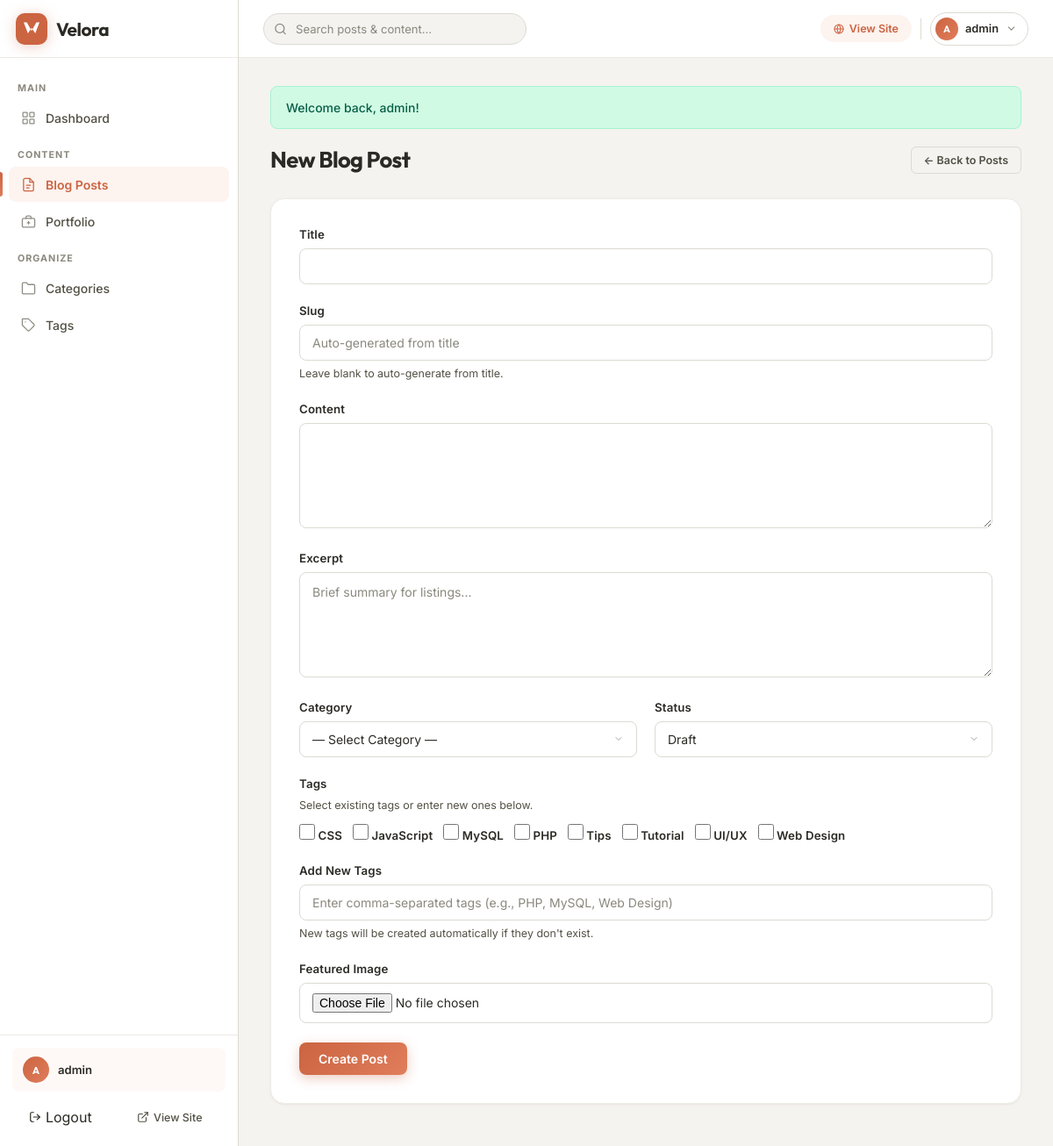
The page /admin/posts/create.php (signed in) on the database its author committed.
### tables this page shows
CREATE TABLE IF NOT EXISTS `users` (
    `id` INT UNSIGNED AUTO_INCREMENT PRIMARY KEY,
    `username` VARCHAR(50) NOT NULL UNIQUE,
    `password` VARCHAR(255) NOT NULL,
    `email` VARCHAR(100) NOT NULL UNIQUE,
    `created_at` DATETIME NOT NULL DEFAULT CURRENT_TIMESTAMP
);

CREATE TABLE IF NOT EXISTS `tags` (
    `id` INT UNSIGNED AUTO_INCREMENT PRIMARY KEY,
    `name` VARCHAR(100) NOT NULL,
    `slug` VARCHAR(120) NOT NULL UNIQUE
);

### includes/functions.php (called while the page is built, shortened)
<?php
function sanitize($str) {
    return htmlspecialchars($str, ENT_QUOTES, 'UTF-8');
}
function isLoggedIn() {
    return isset($_SESSION['user_id']);
}
function getCurrentUser($conn) {
    $stmt = mysqli_prepare($conn, "SELECT id, username, email FROM users WHERE id = ?");
    mysqli_stmt_bind_param($stmt, 'i', $_SESSION['user_id']);
    mysqli_stmt_execute($stmt);
    $result = mysqli_stmt_get_result($stmt);
    $user = mysqli_fetch_assoc($result);
    return $user;
}
function getFlash() {
    if (isset($_SESSION['flash'])) {
        $flash = $_SESSION['flash'];
        return $flash;
    }
    return null;
}

### admin/posts/create.php (the view, shortened to what this page needs)
<?php
require_once __DIR__ . '/../includes/header.php';
$allTags = mysqli_query($conn, "SELECT * FROM tags ORDER BY name");
?>
<div class="admin-topbar">
    <h1>New Blog Post</h1>
    <a href="<?= ADMIN_URL ?>/posts/" class="btn btn-outline btn-sm">← Back to Posts</a>
</div>
<div class="admin-form-wrap">
<form method="POST" enctype="multipart/form-data">
    <div class="form-group">
        <label for="title">Title</label>
        <input type="text" id="title" name="title" value="<?= sanitize($_POST['title'] ?? '') ?>" required>
    </div>
    <div class="form-group">
        <label for="slug">Slug</label>
        <input type="text" id="slug" name="slug" value="<?= sanitize($_POST['slug'] ?? '') ?>" placeholder="Auto-generated from title">
        <p class="help-text">Leave blank to auto-generate from title.</p>
    </div>
    <div class="form-group">
        <label for="content">Content</label>
        <textarea id="content" name="content" class="rich-editor"><?= $_POST['content'] ?? '' ?></textarea>
    </div>
    <div class="form-group">
        <label for="excerpt">Excerpt</label>
        <textarea id="excerpt" name="excerpt" rows="3" placeholder="Brief summary for listings..."><?= sanitize($_POST['excerpt'] ?? '') ?></textarea>
    </div>
    <div class="form-row">
        <div class="form-group">
            <label for="category_id">Category</label>
            <select id="category_id" name="category_id">
                <option value="">— Select Category —</option>
            </select>
        </div>
        <div class="form-group">
            <label for="status">Status</label>
            <select id="status" name="status">
                <option value="draft" <?= (($_POST['status'] ?? '') === 'draft') ? 'selected' : '' ?>>Draft</option>
            </select>
        </div>
    </div>
    <div class="form-group">
        <label for="tags">Tags</label>
        <p class="help-text" style="margin-bottom:12px">Select existing tags or enter new ones below.</p>
        <div style="display:flex;flex-wrap:wrap;gap:12px;margin-bottom:16px">
        <?php mysqli_data_seek($allTags, 0); while ($tag = mysqli_fetch_assoc($allTags)): ?>
            <label class="form-check">
                <input type="checkbox" name="tags[]" value="<?= $tag['id'] ?>" <?= in_array($tag['id'], $_POST['tags'] ?? []) ? 'checked' : '' ?>>
                <?= sanitize($tag['name']) ?>
            </label>
        <?php endwhile; ?>
        </div>
        <label for="custom_tags">Add New Tags</label>
        <input type="text" id="custom_tags" name="custom_tags" value="<?= sanitize($_POST['custom_tags'] ?? '') ?>" placeholder="Enter comma-separated tags (e.g., PHP, MySQL, Web Design)">
        <p class="help-text">New tags will be created automatically if they don't exist.</p>
    </div>
    <div class="form-group">
        <label for="featured_image">Featured Image</label>
        <input type="file" id="featured_image" name="featured_image" class="img-input" data-preview="img-preview" accept="image/*">
    </div>
    <button type="submit" class="btn btn-primary">Create Post</button>
</form>
</div>
<?php require_once __DIR__ . '/../includes/footer.php'; ?>

### admin/includes/header.php (shortened to what this page needs)
<?php require_once __DIR__ . '/auth_check.php'; $currentUser = getCurrentUser($conn); ?>
<!DOCTYPE html>
<html lang="en">
<head>
    <link rel="stylesheet" href="<?= SITE_URL ?>/public/css/admin.css">
</head>
<body class="admin-body">
<aside class="admin-sidebar" id="adminSidebar">
    <div class="sidebar-brand">
        <a href="<?= ADMIN_URL ?>/index.php" class="brand-link">
            <div class="brand-logo">
            </div>
            <span class="brand-name">Velora</span>
        </a>
    </div>
    <nav class="sidebar-nav">
        <div class="sidebar-section">Main</div>
        <a href="<?= ADMIN_URL ?>/index.php" class="<?= basename($_SERVER['PHP_SELF']) === 'index.php' && strpos($_SERVER['PHP_SELF'], '/admin/posts/') === false && strpos($_SERVER['PHP_SELF'], '/admin/portfolio/') === false ? 'active' : '' ?>">
            <span class="nav-icon">
                <svg viewBox="0 0 24 24"><rect x="3" y="3" width="7" height="7" rx="1"/><rect x="14" y="3" width="7" height="7" rx="1"/><rect x="3" y="14" width="7" height="7" rx="1"/><rect x="14" y="14" width="7" height="7" rx="1"/></svg>
            </span>
            Dashboard
        </a>
        <div class="sidebar-section">Content</div>
        <a href="<?= ADMIN_URL ?>/posts/" class="<?= strpos($_SERVER['PHP_SELF'], '/admin/posts/') !== false ? 'active' : '' ?>">
            <span class="nav-icon">
                <svg viewBox="0 0 24 24"><path d="M14 2H6a2 2 0 00-2 2v16a2 2 0 002 2h12a2 2 0 002-2V8L14 2z"/><polyline points="14 2 14 8 20 8"/><line x1="9" y1="13" x2="15" y2="13"/><line x1="9" y1="17" x2="13" y2="17"/></svg>
            </span>
            Blog Posts
        </a>
        <a href="<?= ADMIN_URL ?>/portfolio/" class="<?= strpos($_SERVER['PHP_SELF'], '/admin/portfolio/') !== false ? 'active' : '' ?>">
            <span class="nav-icon">
                <svg viewBox="0 0 24 24"><rect x="2" y="7" width="20" height="14" rx="2"/><path d="M16 7V5a2 2 0 00-2-2h-4a2 2 0 00-2 2v2"/><line x1="12" y1="12" x2="12" y2="16"/><line x1="10" y1="14" x2="14" y2="14"/></svg>
            </span>
            Portfolio
        </a>
        <div class="sidebar-section">Organize</div>
        <a href="<?= ADMIN_URL ?>/categories.php" class="<?= basename($_SERVER['PHP_SELF']) === 'categories.php' ? 'active' : '' ?>">
            <span class="nav-icon">
                <svg viewBox="0 0 24 24"><path d="M22 19a2 2 0 01-2 2H4a2 2 0 01-2-2V5a2 2 0 012-2h5l2 3h9a2 2 0 012 2z"/></svg>
            </span>
            Categories
        </a>
        <a href="<?= ADMIN_URL ?>/tags.php" class="<?= basename($_SERVER['PHP_SELF']) === 'tags.php' ? 'active' : '' ?>">
            <span class="nav-icon">
                <svg viewBox="0 0 24 24"><path d="M20.59 13.41l-7.17 7.17a2 2 0 01-2.83 0L2 12V2h10l8.59 8.59a2 2 0 010 2.82z"/><line x1="7" y1="7" x2="7.01" y2="7"/></svg>
            </span>
            Tags
        </a>
    </nav>
    <div class="sidebar-footer">
        <div class="sidebar-user">
            <div class="sidebar-avatar"><?= strtoupper(substr($currentUser['username'] ?? 'A', 0, 1)) ?></div>
            <span class="sidebar-username"><?= sanitize($currentUser['username'] ?? 'Admin') ?></span>
        </div>
        <div class="sidebar-footer-links">
            <form method="POST" action="<?= ADMIN_URL ?>/logout.php" style="flex: 1; display: flex; margin: 0; padding: 0;">
                <button type="submit" class="logout-link" title="Logout" style="flex: 1; border: none; background: transparent; font-family: inherit; font-size: inherit; color: inherit; display: flex; align-items: center; justify-content: center; gap: 5px; cursor: pointer; padding: 8px; border-radius: var(--v-radius-sm); border: 1px solid transparent; transition: all var(--v-transition);">
                    <svg viewBox="0 0 24 24"><path d="M9 21H5a2 2 0 00-2-2V5a2 2 0 012-2h4"/><polyline points="16 17 21 12 16 7"/><line x1="21" y1="12" x2="9" y2="12"/></svg>
                    Logout
                </button>
            </form>
            <a href="<?= SITE_URL ?>/" target="_blank" title="View Site">
                <svg viewBox="0 0 24 24"><path d="M18 13v6a2 2 0 01-2 2H5a2 2 0 01-2-2V8a2 2 0 012-2h6"/><polyline points="15 3 21 3 21 9"/><line x1="10" y1="14" x2="21" y2="3"/></svg>
                View Site
            </a>
        </div>
    </div>
</aside>
<header class="velora-topbar">
    <div class="topbar-left">
        <form class="topbar-search" action="<?= SITE_URL ?>/search.php" method="GET" role="search">
            <input type="text" name="q" placeholder="Search posts &amp; content…" autocomplete="off">
        </form>
    </div>
    <div class="topbar-right">
        <a href="<?= SITE_URL ?>/" class="topbar-site-link" target="_blank" rel="noopener">
            <svg viewBox="0 0 24 24"><circle cx="12" cy="12" r="10"/><line x1="2" y1="12" x2="22" y2="12"/><path d="M12 2a15.3 15.3 0 014 10 15.3 15.3 0 01-4 10 15.3 15.3 0 01-4-10 15.3 15.3 0 014-10z"/></svg>
            <span>View Site</span>
        </a>
        <div class="topbar-user">
            <div class="topbar-avatar"><?= strtoupper(substr($currentUser['username'] ?? 'A', 0, 1)) ?></div>
            <span class="topbar-username"><?= sanitize($currentUser['username'] ?? 'Admin') ?></span>
            <svg class="topbar-chevron" viewBox="0 0 24 24"><polyline points="6 9 12 15 18 9"/></svg>
        </div>
    </div>
</header>
<main class="admin-main">
<?php $flash = getFlash(); if ($flash): ?>
    <div class="alert alert-<?= $flash['type'] ?>"><?= sanitize($flash['message']) ?></div>
<?php endif; ?>

### rows shown on the page
users: username "A", username "admin"
tags: name "CSS"
tags: name "JavaScript"
tags: name "MySQL"
tags: name "PHP"
tags: name "Tips"
tags: name "Tutorial"
tags: name "UI/UX"
tags: name "Web Design"

### other values the page prints
$flash['message'] "Welcome back, admin!"
